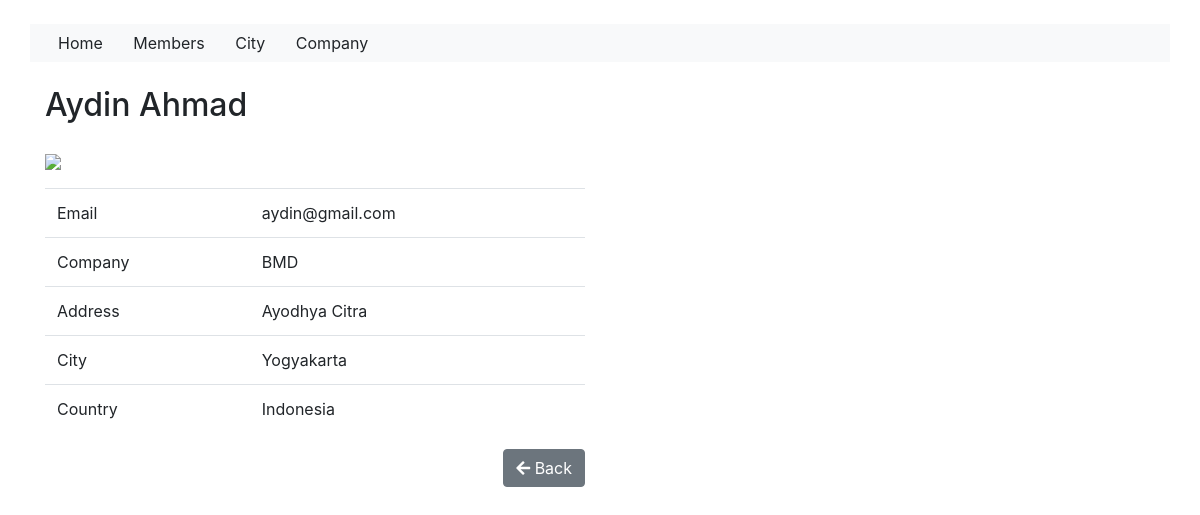
The app's page /members/detail/2 with its own data.
### tables this page shows
CREATE TABLE `members` (
  `id` int(11) NOT NULL,
  `fullname` varchar(100) DEFAULT NULL,
  `email` varchar(150) DEFAULT NULL,
  `address` varchar(150) DEFAULT NULL,
  `foto` varchar(100) DEFAULT NULL,
  `idcompany` int(11) NOT NULL,
  `idcity` int(11) NOT NULL
);

CREATE TABLE `company` (
  `idcompany` int(11) NOT NULL,
  `name` varchar(150) DEFAULT NULL
);

CREATE TABLE `city` (
  `idcity` int(11) NOT NULL,
  `cityname` varchar(150) DEFAULT NULL,
  `country` varchar(150) DEFAULT NULL
);

### application/controllers/Members.php (called while the page is built, shortened)
<?php
class Members extends CI_Controller {
	public function __construct()
    {
        $this->load->model('Members_model');
        $this->load->library('form_validation');
    }
    public function detail($id)
    {
    	$data['judul'] = 'Detail Members';
        $data['members'] = $this->Members_model->getMembersById($id);
        $this->load->view('templates/header',$data);
        $this->load->view('members/detail_members',$data);
        $this->load->view('templates/footer');
    }
}

### index.php (called while the page is built, shortened)
<?php
require_once BASEPATH.'core/CodeIgniter.php';

### application/models/Members_model.php (called while the page is built, shortened)
<?php
class Members_model extends CI_model {
    public function getMembersById($id)
    {
    	$this->db->select('*');
    	$this->db->where('id',$id);
        $this->db->from('members');
        $this->db->join('company', 'company.idcompany = members.idcompany');
        $this->db->join('city', 'city.idcity = members.idcity');
      	return $query = $this->db->get()->row_array();
    }
}

### application/views/members/detail_members.php (the view)
<div class="container">
  <div class="row mt-4">
    <div class="col-md-6">
      <h2><?= $members['fullname']; ?></h2>
    </div>
  </div>
  <div class="row mt-3">
    <div class="col-md-6">
      <img src="<?= base_url(); ?>/uploads/<?= $members['foto']; ?>" width="150">
    </div>
  </div>
  <div class="row mt-3">
    <div class="col-md-6">
      <table class="table table-hover">
    <tr>
      <td scope="col">Email</td>
      <td scope="col"><?= $members['email']; ?></td>
    </tr>
    <tr>
      <td scope="col">Company</td>
      <td scope="col"><?= $members['name']; ?></td>
    </tr>
    <tr>
      <td scope="col">Address</td>
      <td scope="col"><?= $members['address']; ?></td>
    </tr>
    <tr>
      <td scope="col">City</td>
      <td scope="col"><?= $members['cityname']; ?></td>
    </tr>
    <tr>
      <td scope="col">Country</td>
      <td scope="col"><?= $members['country']; ?></td>
    </tr>
</table>
    </div>
  </div>
    <div class="row mb-3">
      <div class="col-md-6">
        <a href="<?= base_url(); ?>members" class="btn btn-secondary float-right"><i class="fas fa-arrow-left"></i> Back</a>
      </div>
    </div>
</div>

### records on screen
members: fullname "Aydin Ahmad", email "aydin@gmail.com", idcompany.name "BMD", address "Ayodhya Citra", idcity.cityname "Yogyakarta", idcity.country "Indonesia"
